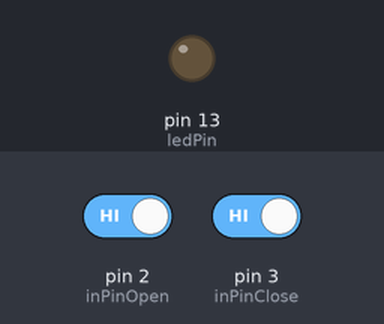
Bench run of a sketch on a simulated Arduino Uno, built with avr-gcc and run on an emulated ATmega328P. Shown: output pins drawn as LEDs (lit = HIGH). The test bench sets the inputs (shaded band); at power-on: pin 2 (inPinOpen) HIGH, pin 3 (inPinClose) HIGH.

Above: at 1.2 s.
1.3 s: pin 2 (inPinOpen) driven LOW
At 1.7 s:
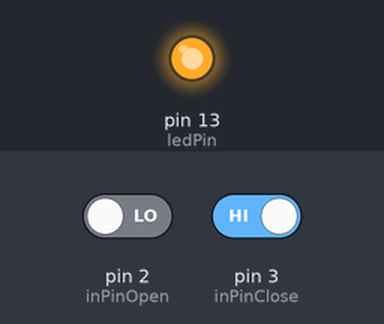
2.8 s: pin 3 (inPinClose) driven LOW
At 3.8 s:
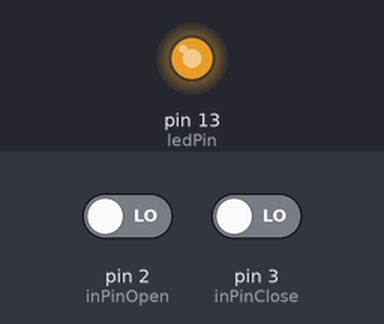
4.3 s: pin 2 (inPinOpen) driven HIGH
At 4.9 s:
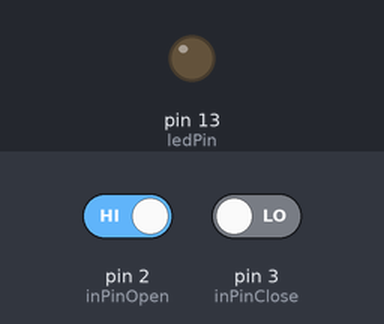
Timing chart, 0 to 7.3 s (numbered marks = the images above; inputs shaded):
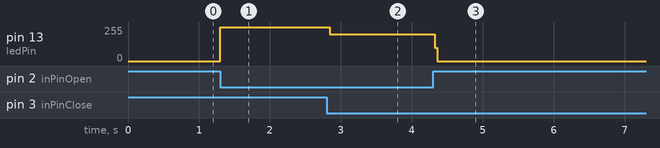

The sketch:

Gate_Monitor.ino
```cpp
#include <SoftwareSerial.h>
int ledPin = 13;
int inPinClose = 3;
int inPinOpen = 2;
int valClose = 0;
int valOpen = 0;
int stateGate = 0;
int stateGateOld = 0;
SoftwareSerial mySerial(10, 11); // RX, TX
const int CLOSEGATE = 0;
const int OPENGATE = 1;

void setup() {
  mySerial.begin(9600);
  pinMode(ledPin, OUTPUT);
  pinMode(inPinClose, INPUT);
  pinMode(inPinOpen, INPUT);
  digitalWrite(ledPin, LOW);
}

void loop(){
  valClose = digitalRead(inPinClose);
  valOpen = digitalRead(inPinOpen);


 if ((valClose == LOW) && (stateGate == OPENGATE)){
   stateGate = CLOSEGATE;
   digitalWrite(ledPin, LOW);
 }

   if ((valOpen == LOW) && (stateGate == CLOSEGATE)){
     stateGate = OPENGATE;
     digitalWrite(ledPin, HIGH);
   }

  if (stateGateOld != stateGate){
    mySerial.write(stateGate);
  }
 stateGateOld = stateGate;
}
```

Measured:
- after the input at 1.3 s, pin 13 (ledPin): 0/255 → 255/255 at once
- after the input at 2.8 s, pin 13 (ledPin): 255/255 → 201/255 at once
- after the input at 4.3 s, pin 13 (ledPin): 201/255 → 0/255 at once
